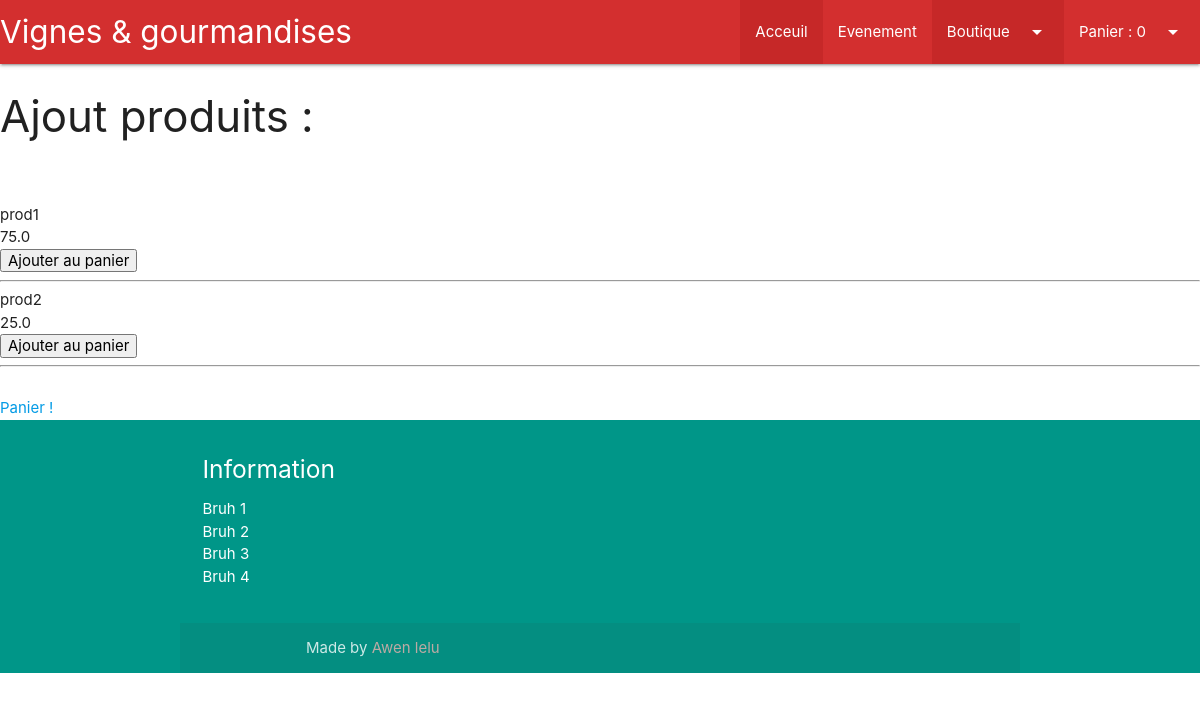
Page /magasin/5 on the committed database.
### magasin/models.py (models this page shows, shortened)
class Produit(models.Model):
    nom = models.CharField(max_length=100, blank=False, null=False, unique=True)
    description = models.TextField(blank=True, null=True)
    cepage = models.TextField(blank=True, null=True)
    notes_degustation = models.TextField(blank=True, null=True)
    accords = models.TextField(blank=True, null=True)
    temperature = models.FloatField(blank=True, null=True)
    date_ajout = models.DateField(default=timezone.now)
    categorie = models.ForeignKey('Categorie', on_delete=models.PROTECT)
    sous_categorie = models.ForeignKey('SousCategorie', on_delete=models.PROTECT)
    type = models.ForeignKey('TypesProduit', on_delete=models.PROTECT, null=True)
    marque = models.ForeignKey('Marque', on_delete=models.PROTECT, null=True, blank=True)
    prix = models.FloatField(blank=False, null=False)
    est_promo = models.BooleanField(default=False)
    debut_promo = models.DateField(blank=True, null=True)
    fin_promo = models.DateField(blank=True, null=True)
    stock = models.IntegerField()
    poid = models.FloatField(verbose_name="poid en gramme", null=True)

### magasin/views.py (the view)
# urls.py: 2. Add a URL to urlpatterns:  path('', views.home, name='home')
def home(request, id_cat_produit):
    cat_produit = Categorie.objects.get(id=id_cat_produit)
    liste_produit = Produit.objects.filter(categorie=cat_produit)
    return render(request, 'magasin/magasin_home.html', locals())

### magasin/templates/magasin/magasin_home.html (shortened to what this page needs)
{% extends 'base.html' %}
{% load static %}
{% block contenu %}
    <h3>Ajout produits : </h3><br/><br/>
    {% for produit in liste_produit %}
        {{ produit.nom }}<br/>
        {{ produit.prix }}<br/>
        <button id="bouton_panier" value="{{ produit.id }}">Ajouter au panier</button>
        <hr/>
    {% endfor %}
    <br/>
    <a href="{% url 'magasinPanier' %}">Panier !</a>
{% endblock %}

### rows in the picture
Produit: nom "prod1", prix "75.0", {{ produit.id }} 1 (drawn)
Produit: nom "prod2", prix "25.0", {{ produit.id }} 2 (drawn)

### other values in the picture
{{ request.session.total | default:0 }} "0"
